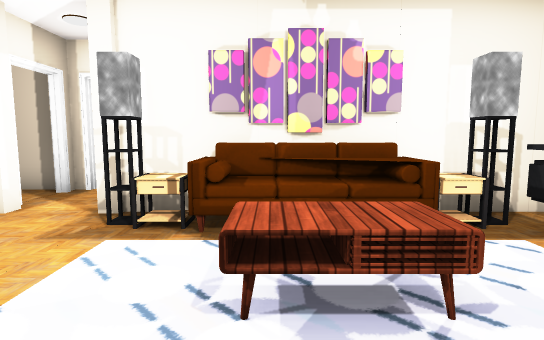
view 1 (above)

16 first-person views from a walk through a Unity game level. The camera is 1.4 m above the floor, tilts 6° down and sees 80° across. Doors are open. The floor is counted in squares, 1 m on a side. Each view is taken from the middle of a square. On the plan, view 1 faces up. The plan holds only what a view shows up to about 15 squares ahead; the rest is blank. Some animated figures are left out. Some surface patterns are stand-ins.

view 2
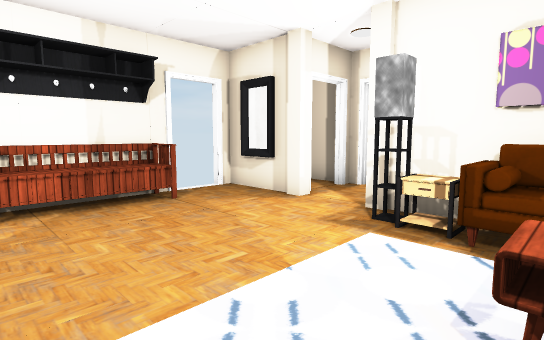

view 3
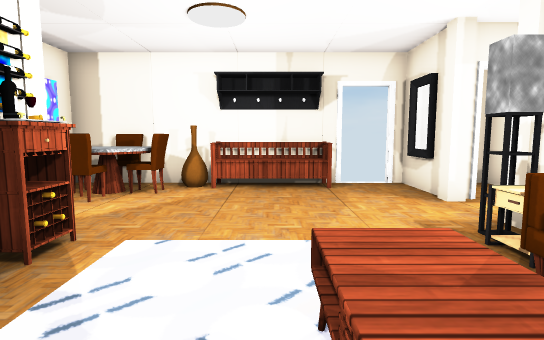

view 4
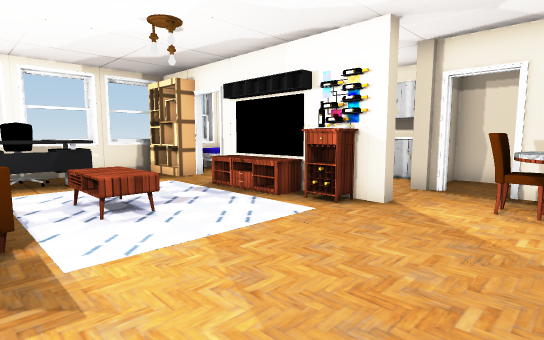

view 5
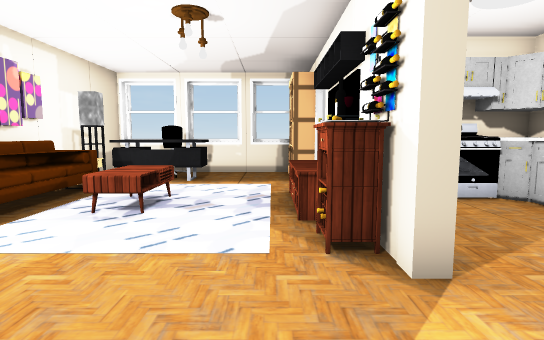

view 6
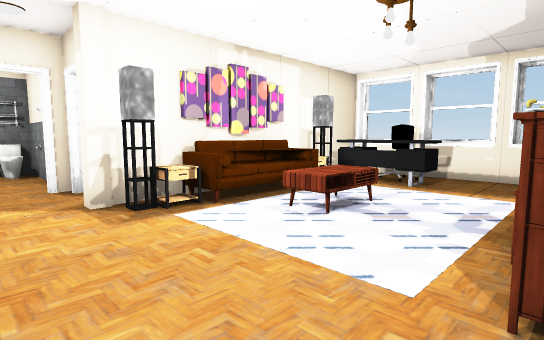

view 7
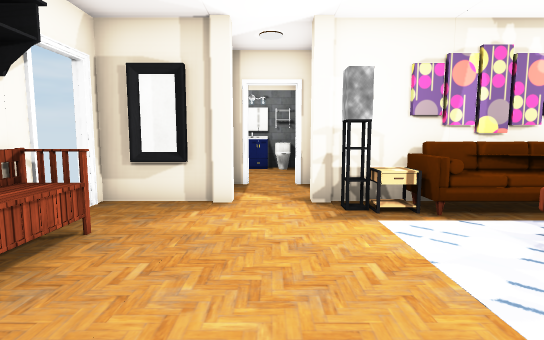

view 8
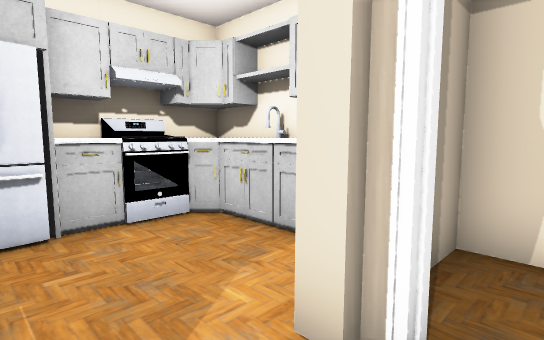

view 9
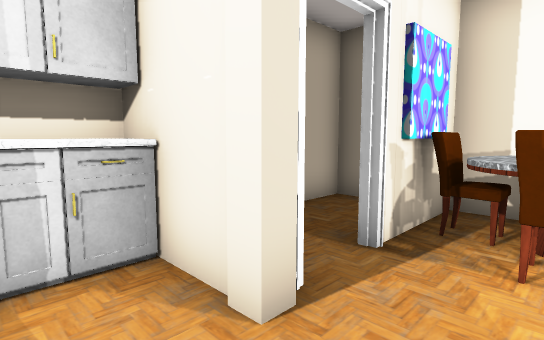

view 10
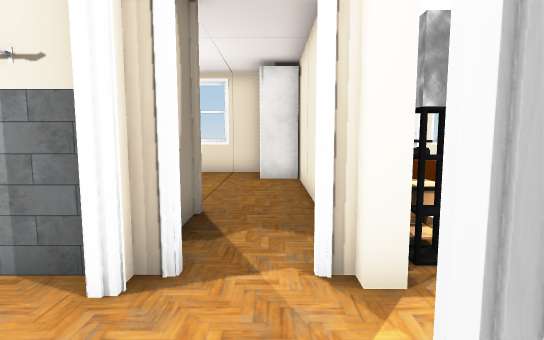

view 11
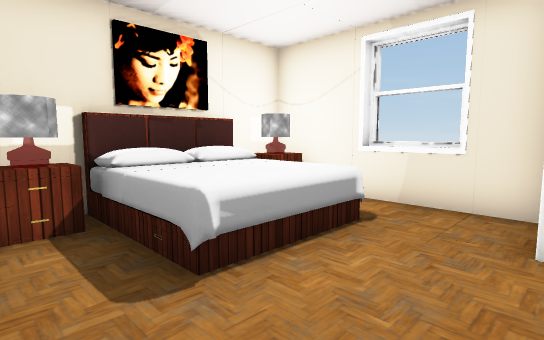

view 12
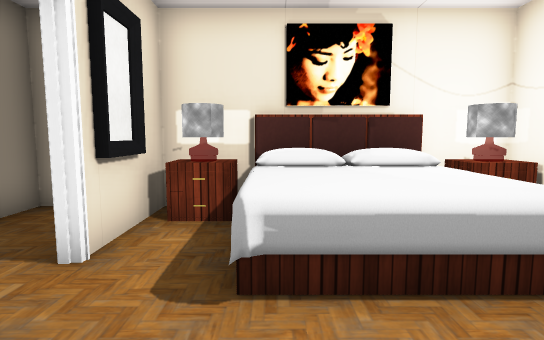

view 13
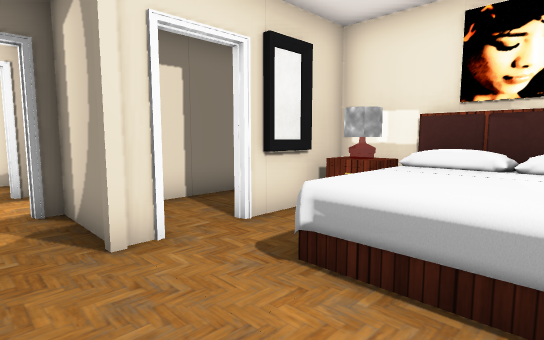

view 14
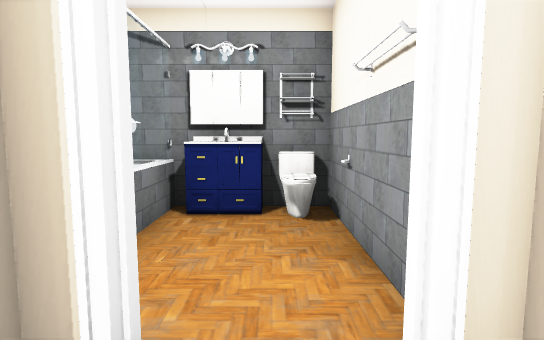

view 15
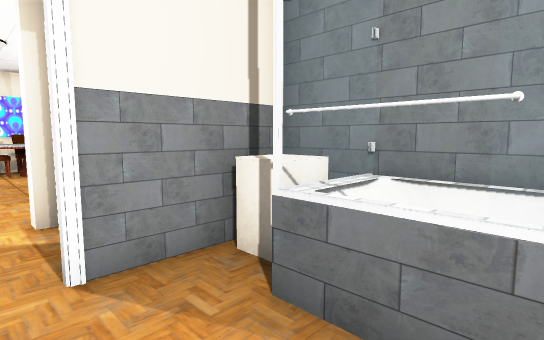

view 16
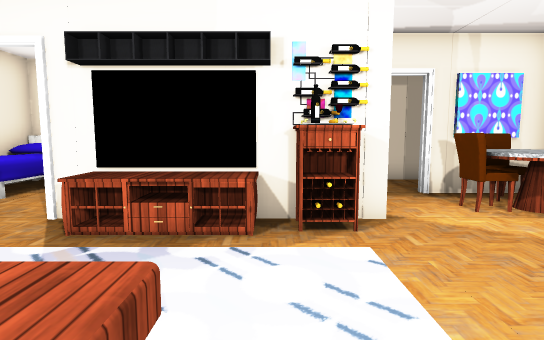

### Floor plan
Key: @ floor where view 1 was taken; # wall or solid block; . floor; D open door; = window, fence, low wall or low ledge; ^ raised ledge; P pillar; T table; S sofa; M mirror; B bench; C chair; A TV; H shelf; L closet; E bed; O other object.
Columns run from 8 left of view 1 to 7 right of it. Each row starts with its distance up from view 1.
 14  #####  ###  ###
 13 ###OO#. #OEEETO#
 12 #O=..#..#OEEETO#
 11 #O=..#..#.EEEE.#
 10 #O#..#..D.EEEE.=
  9 #O##D#..D......#
  8 ###DDD##P......#
  7 # .D.D.......LL#
  6 ##MP.P##########
  5 D.....TTSSTT^^.#
  4 D...........^CC#
  3 #B..... TT .^C.#
  2 #B..... TT..^..=
  1 #B.....    ....#
  0 #O......@......=
 -1 #TC...OTAATDHHH#
 -2 #CTC.P#..O#DD  #
 -3 #TCT.....##   ##
 -4 ####DP...##   ##
 -5 #....#...##  ###
 -6 #....###^#
 -7 ########

Positions as (right, up) in squares from view 1, and headings:
1: (0, 0), facing up
2: (0, 0), facing up-left
3: (2, 2), facing left
4: (-6, 5), facing down-right
5: (-6, 0), facing right
6: (-5, -1), facing up-right
7: (-4, -1), facing up
8: (-4, -2), facing down-right
9: (-1, -2), facing down-left
10: (-6, 7), facing right
11: (0, 7), facing up-right
12: (2, 7), facing up
13: (4, 7), facing up-left
14: (-4, 7), facing up
15: (-4, 12), facing down-left
16: (-1, 4), facing down
